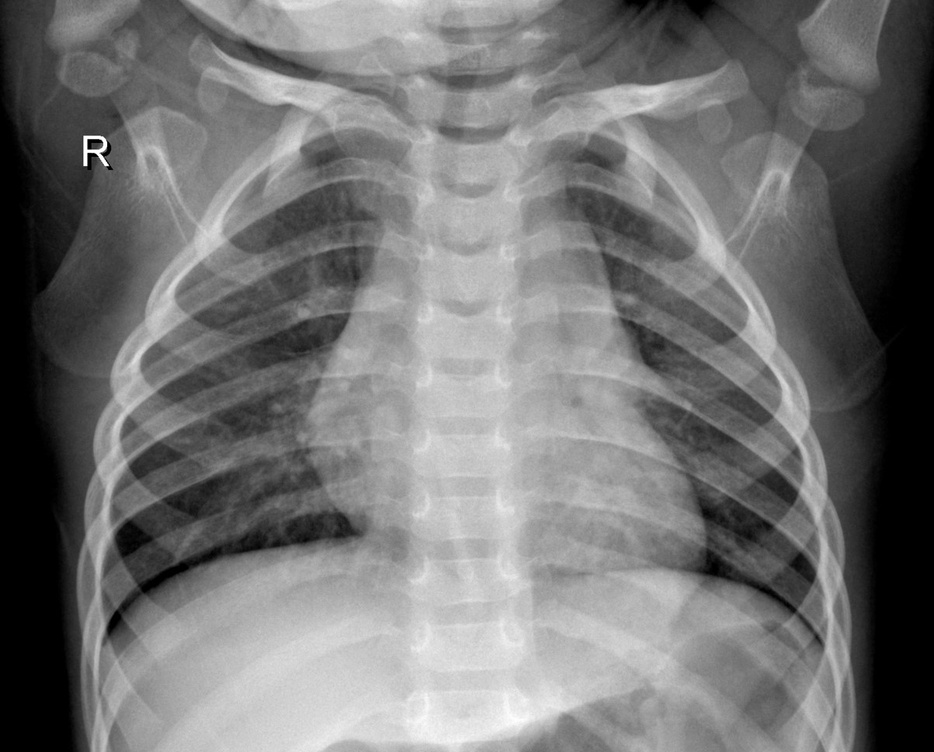
#> input picture Image_Processing/img001.jpg, 934 x 752 px, shrunk from 1203 x 968 before the run; the run also reads 1 picture not shown here
$ jupyter execute quality_metrices.ipynb   (shell and % lines are left out)
#> lines starting #> are read from the running program, lines starting #| are printed output that depends on the picture; long printed decimals are rounded
### **Image Restoration by Split Bregman Methods and Frame Based Image Restoration(SBMR)**

[cell 1]
import numpy as np
import matplotlib.pyplot as plt
import skimage
import skimage.color as skic
import skimage.filters as skif
import skimage.data as skid
import skimage.util as sku
import cv2
from math import log10, sqrt

[cell 2]
def show(img):
    fig, ax = plt.subplots(1, 1, figsize=(8, 8))
    ax.imshow(img, cmap=plt.cm.gray)
    ax.set_axis_off()
    plt.show()

[cell 3]
image1=cv2.imread("img001.jpg")
#> image1 is the input picture: shape (752, 934, 3); min 0, max 255, mean 115.1
image2=cv2.imread("img002.jpg")
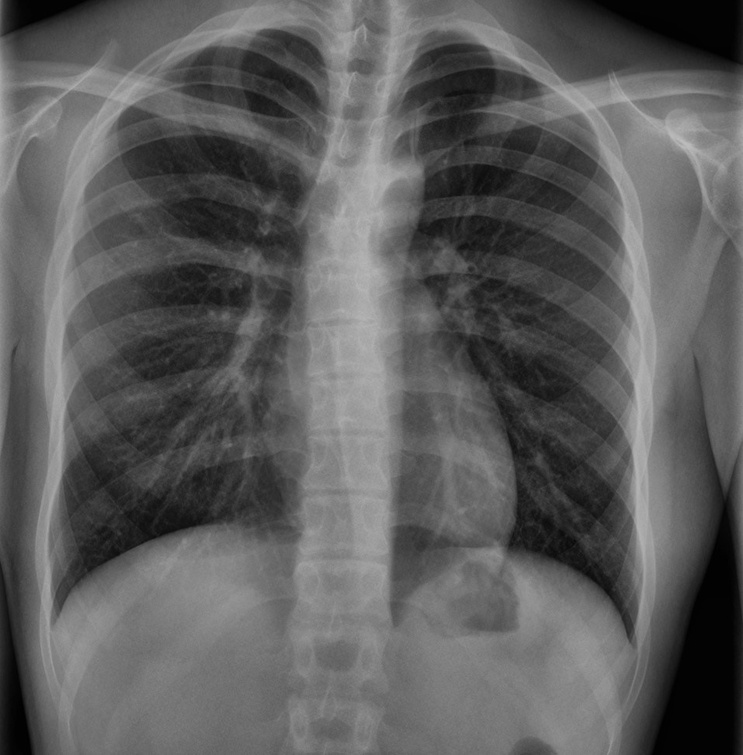
#> input picture Image_Processing/img002.jpg, 743 x 755 px, shrunk from 957 x 972 before the run
#> image2 is the input picture: shape (755, 743, 3); min 0, max 189, mean 92.7
image3=cv2.imread("img003.jpg")
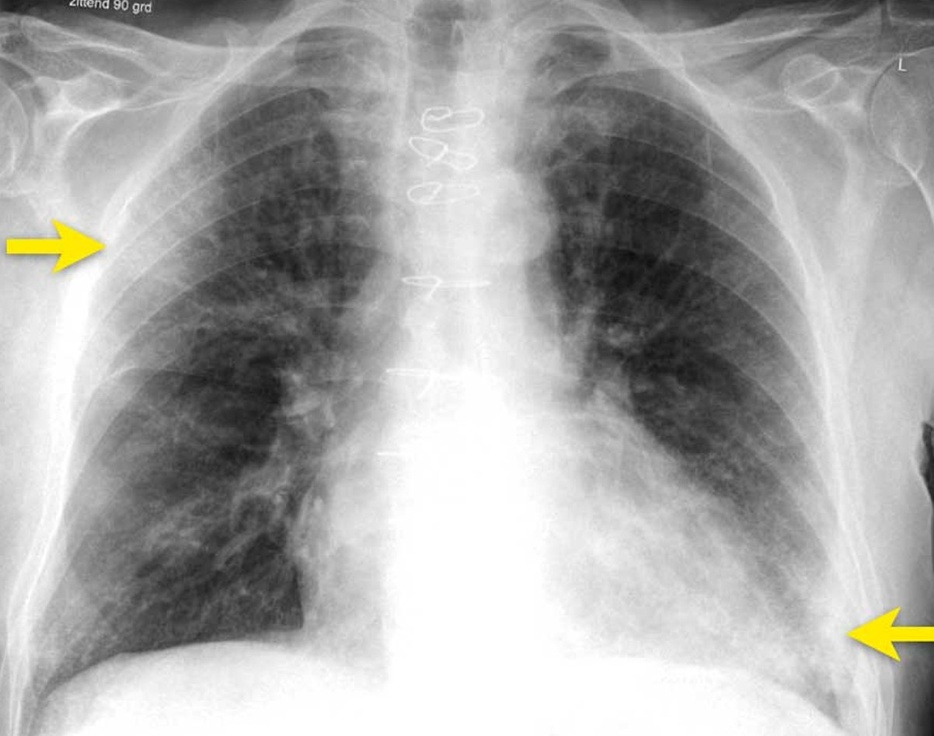
#> input picture Image_Processing/img003.jpg, 934 x 736 px, shrunk from 1202 x 947 before the run
#> image3 is the input picture: shape (736, 934, 3); mean B, G, R 167.1, 168.4, 168.5
image=[image1,image2,image3]
reshaped=[0,0,0]

[cell 4]
def img(img):
    show(skif.gaussian(img, 5.))
#> in show (call 3), `plt.show()`:
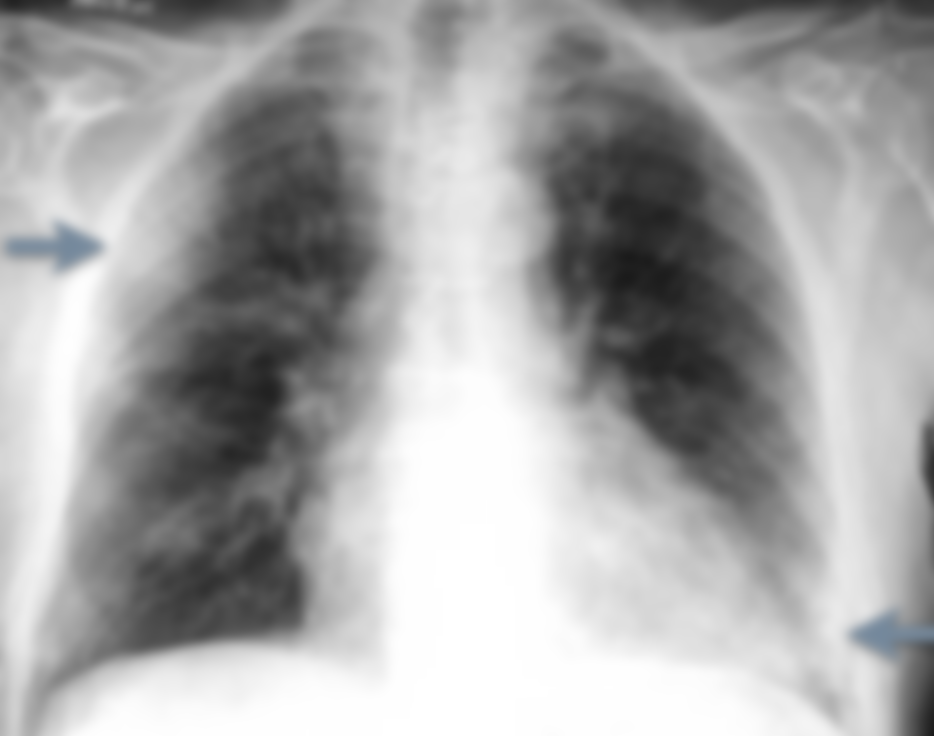
#> shown: shape (736, 934, 3) float64; mean R, G, B 0.658, 0.658, 0.659

img(image1)
img(image2)
img(image3)

[cell 5]
def img(img):
    sobimg = skif.sobel(img)
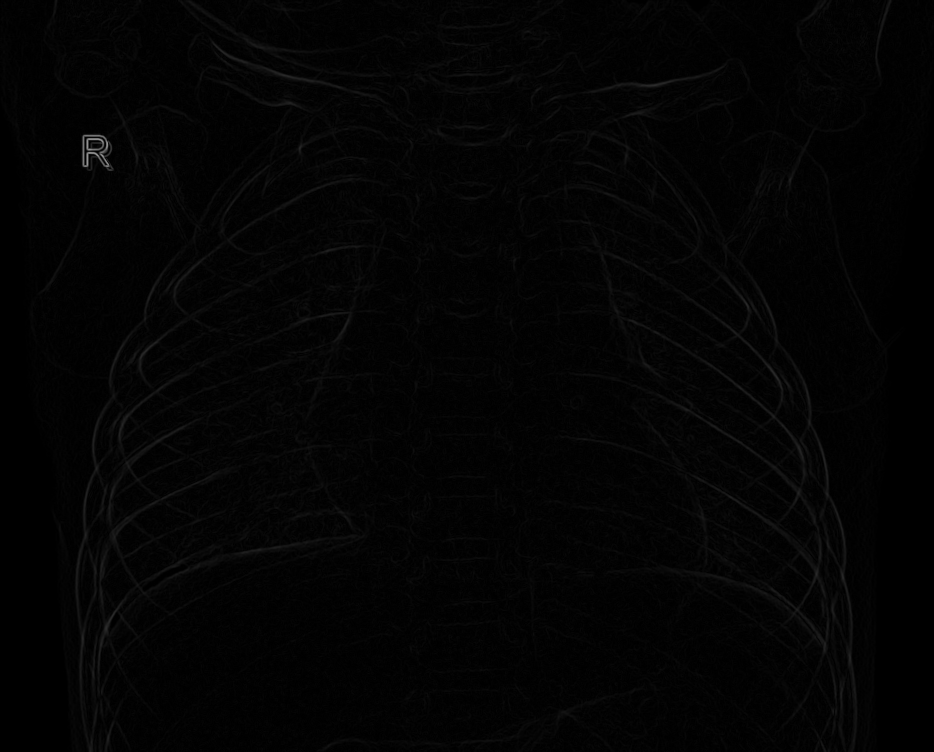
#> sobimg: shape (752, 934, 3) float64; min 0, max 0.594, mean 0.0149
    show(sobimg)

img(image1)
img(image2)
#> in img (call 2), `sobimg = skif.sobel(img)`:
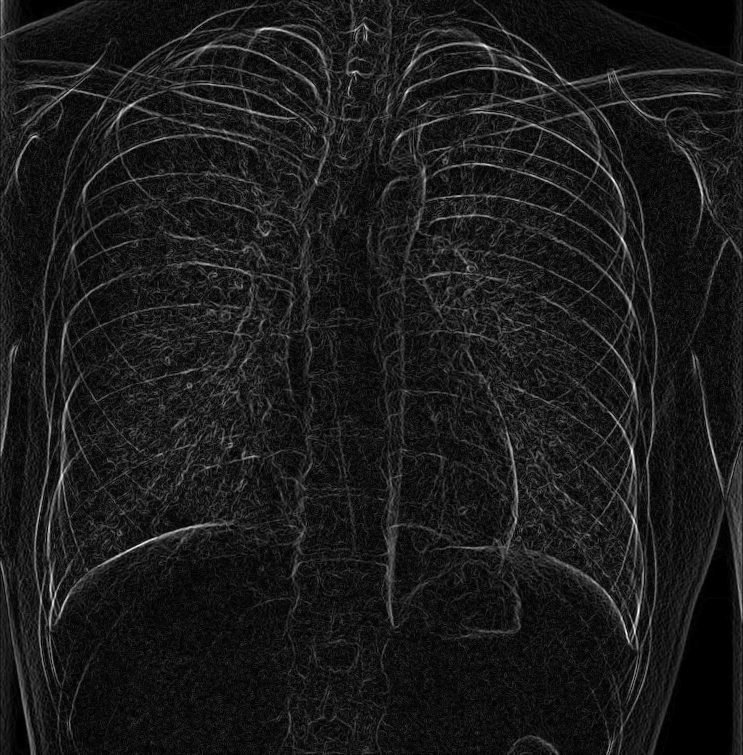
#> sobimg: shape (755, 743, 3) float64; min 0, max 0.126, mean 0.0134; drawn with min black and max white
img(image3)

[cell 6]
def img(img):
    img_n = sku.random_noise(img)
    img_r = skimage.restoration.denoise_tv_bregman(img_n, 5.)
    fig, (ax1, ax2, ax3) = plt.subplots(
        1, 3, figsize=(12, 8))

    ax1.imshow(img_n)
    ax1.set_title('With noise')
    ax1.set_axis_off()

    ax2.imshow(img_r)
    ax2.set_title('Denoised')
    ax2.set_axis_off()

    ax3.imshow(img)
    ax3.set_title('Original')
    ax3.set_axis_off()
img(image1)
img(image2)
#> in img (call 2), `img_n = sku.random_noise(img)`:
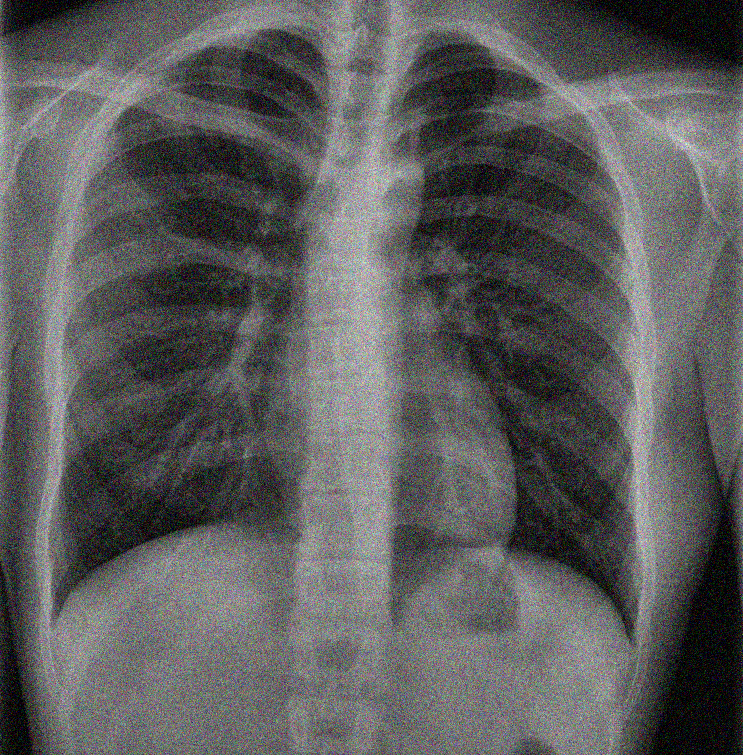
#> img_n: shape (755, 743, 3) float64; mean B, G, R 0.365, 0.365, 0.365
img(image3)
#> figure, not shown here; B, G, R data is drawn as R, G, B
#> figure, not shown here; B, G, R data is drawn as R, G, B
#> figure, not shown here; B, G, R data is drawn as R, G, B

[cell 7]
#PSNR
def PSNR(original, denoised):
    mse = np.mean((original - denoised) ** 2)
    if(mse == 0):  # MSE is zero means no noise is present in the signal .
                  # Therefore PSNR have no importance.
        return 100
    max_pixel = 255.0
    psnr = 20 * log10(max_pixel / sqrt(mse))
    return psnr

def main():
     original = cv2.imread("original_image.jpg")
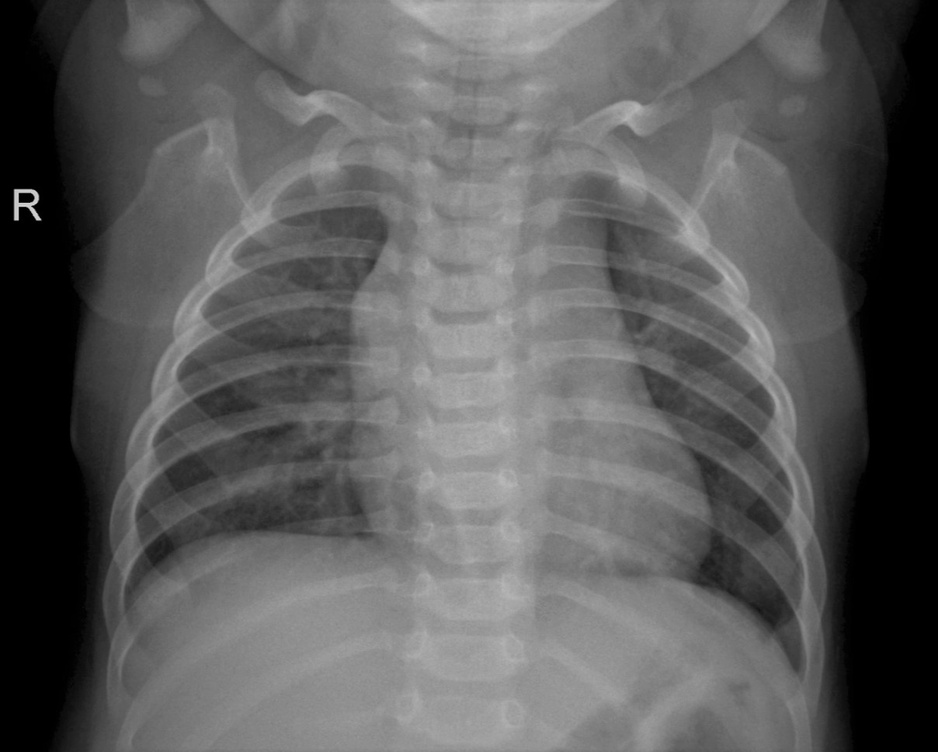
#> input picture Image_Processing/original_image.jpg, 938 x 752 px, shrunk from 1208 x 968 before the run
#> original is the input picture: shape (752, 938, 3); min 0, max 218, mean 91.8
     denoised = cv2.imread("denoised_image.jpg", 1)
     value = PSNR(original, denoised)
#> in PSNR, `mse = np.mean((original - denoised) ** 2)`: mse = 6.66
#> in PSNR, `psnr = 20 * log10(max_pixel / sqrt(mse))`: psnr = 39.89
#> value = 39.89
     print(f"PSNR value is {value} dB")
#| PSNR value is 39.893 dB

if __name__ == "__main__":
    main()

[cell 8]
#MSE
original = cv2.imread("original_image.jpg")
denoised = cv2.imread("denoised_image.jpg", 1)
MSE = np.mean((original - denoised) ** 2)
#> MSE = 6.66
print("MSE value is", MSE)
#| MSE value is 6.665
